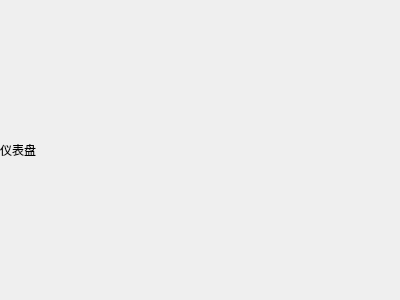
<?xml version="1.0" encoding="UTF-8"?>
<ui version="4.0">
 <class>DashBoard</class>
 <widget class="QWidget" name="DashBoard">
  <property name="geometry">
   <rect>
    <x>0</x>
    <y>0</y>
    <width>400</width>
    <height>300</height>
   </rect>
  </property>
  <property name="windowTitle">
   <string>Form</string>
  </property>
  <layout class="QGridLayout" name="gridLayout">
   <property name="leftMargin">
    <number>0</number>
   </property>
   <property name="topMargin">
    <number>0</number>
   </property>
   <property name="rightMargin">
    <number>0</number>
   </property>
   <property name="bottomMargin">
    <number>0</number>
   </property>
   <property name="spacing">
    <number>0</number>
   </property>
   <item row="0" column="0">
    <widget class="QLabel" name="label">
     <property name="text">
      <string>仪表盘</string>
     </property>
    </widget>
   </item>
  </layout>
 </widget>
 <resources/>
 <connections/>
</ui>
